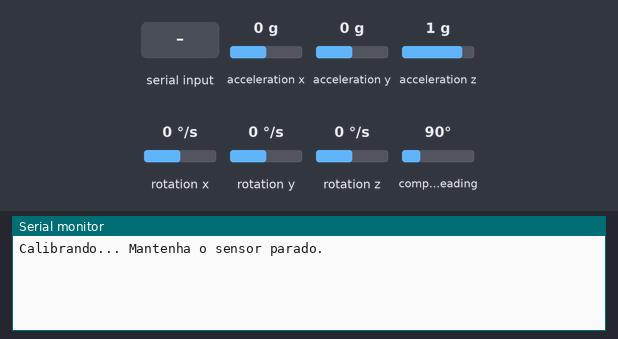
Simulated run of this program. Board: ESP32. Shown: the last lines printed to the serial monitor. Inputs (shaded band) come from the test bench; at power-on: acceleration x 0 g, acceleration y 0 g, acceleration z 1 g, rotation x 0 °/s, rotation y 0 °/s, rotation z 0 °/s, compass heading 90°.

Above: at 3.2 s.
3.3 s: "s" received over Serial
At 3.9 s:
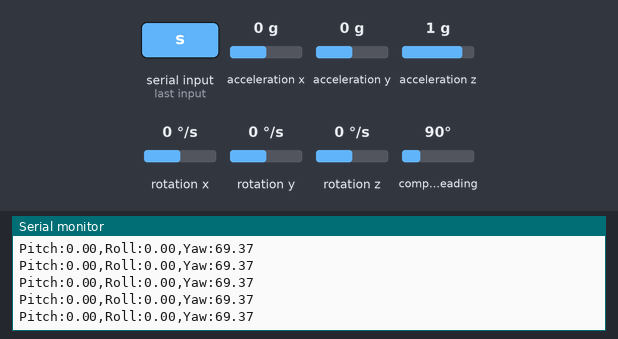
4.8 s: "f" received over Serial
At 5.6 s:
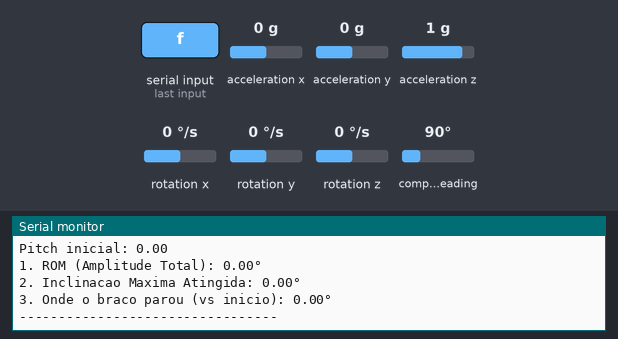

The program:

main.cpp
```cpp
#include <Arduino.h>
#include <MPU9250.h> // Biblioteca profissional para o seu sensor

MPU9250 mpu;

// Variáveis para o utouch
float anguloInicial = 0;
float maxPitch = -999, minPitch = 999;
bool gravando = false;
float declinationAngle = -0.36; // Ajuste para sua localização (em radianos)

void setup() {
    Serial.begin(115200);
    Wire.begin();
    delay(2000);

    // Inicializa o MPU-9250 no endereço 0x68 [cite: 16, 186]
    if (!mpu.setup(0x68)) {
        while (1) {
            Serial.println("Erro ao encontrar MPU-9250");
            delay(5000);
        }
    }

    // Calibração essencial para o utouch [cite: 190]
    Serial.println("Calibrando... Mantenha o sensor parado.");
    mpu.calibrateAccelGyro();
    // mpu.calibrateMag(); // Opcional: gire em '8' para calibrar bússola
}

void loop() {
    if (mpu.update()) {
        // 1. Coleta de dados brutos calibrados
        float currentPitch = mpu.getPitch();
        float ax = mpu.getAccX(); // Aceleração em G [cite: 74, 614]
        float ay = mpu.getAccY();
        float az = mpu.getAccZ();
        float mx = mpu.getMagX(); // Campo Magnético [cite: 602]
        float my = mpu.getMagY();

        // 2. CÁLCULO MANUAL DE ÂNGULOS (Igual ao seu código base)
        // Pitch: Inclinação para frente/trás (Foco na reabilitação)
        float pitch = atan2(-ax, sqrt(ay * ay + az * az)) * 180.0 / PI;
        // Roll: Inclinação lateral
        float roll = atan2(ay, az) * 180.0 / PI;

        // 3. CÁLCULO DE YAW (Usando Magnetômetro AK8963)
        float yaw = atan2(my, mx) + declinationAngle;

        // Normalização do Yaw (0-360 graus)
        if (yaw < 0) yaw += 2 * PI;
        if (yaw > 2 * PI) yaw -= 2 * PI;
        yaw = yaw * 180.0 / PI;

        // 4. LÓGICA DE COMANDOS DO UTOUCH
        if (Serial.available()) {
            char cmd = Serial.read();
            if (cmd == 's') { // Start
                anguloInicial = currentPitch; // Salva onde o braço começou
                gravando = true;
                maxPitch = -999; minPitch = 999;
                Serial.println("### GRAVAÇÃO DE ROM INICIADA ###");
            }
            if (cmd == 'f') { // Finish
                gravando = false;
                float anguloFinal = currentPitch; // Salva onde o braço parou
                float romTotal = maxPitch - minPitch;
                float inclinacaoMaxima = abs(maxPitch - anguloInicial);
                float deslocamentoFinal = abs(anguloFinal - anguloInicial);
                Serial.println("\n--- RESULTADO DO TESTE UTOUCH ---");
                Serial.print("Pitch inicial: "); Serial.println(anguloInicial);
                Serial.print("1. ROM (Amplitude Total): "); Serial.print(romTotal); Serial.println("°");
                Serial.print("2. Inclinacao Maxima Atingida: "); Serial.print(inclinacaoMaxima); Serial.println("°");
                Serial.print("3. Onde o braco parou (vs inicio): "); Serial.print(deslocamentoFinal); Serial.println("°");
                Serial.println("---------------------------------\n");
            }
        }

        // 5. MONITORAMENTO EM TEMPO REAL
        if (gravando) {
            if (pitch > maxPitch) maxPitch = pitch;
            if (pitch < minPitch) minPitch = pitch;

            // Saída para o Plotter
            Serial.print("Pitch:"); Serial.print(pitch); Serial.print(",");
            Serial.print("Roll:");  Serial.print(roll);  Serial.print(",");
            Serial.print("Yaw:");   Serial.println(yaw);
        }
    }
}
```

Measured:
- after the input at 3.3 s, the serial monitor: prints a new line at once (image 1)
- after the input at 4.8 s, the serial monitor: prints a new line at once (image 2)
